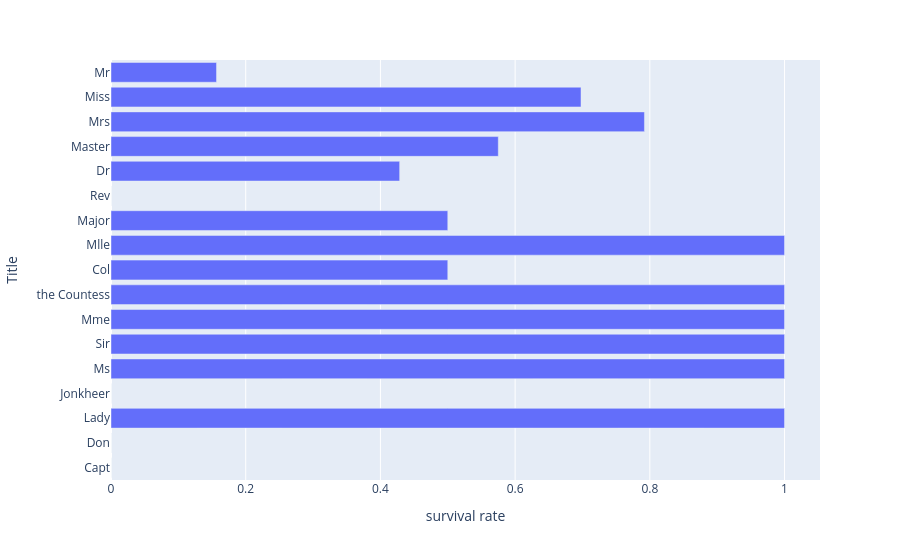

Notebook code for this chart:
### Code cell
fig = px.bar(rate.sort_values('size').reset_index(), x='mean', y='Title', orientation='h',
             hover_data=['size'], labels={'mean': 'survival rate'})
fig.show()

### Figure 1 — Plotly figure (JSON) as saved in the notebook; plotly's stock layout.template omitted (floating-point values rounded to 4 significant figures)
{"data": [{"customdata": [[1], [1], [1], [1], [1], [1], [1], [1], [2], [2], [2], [6], [7], [40], [125], [182], [517]], "hovertemplate": "survival rate=%{x}<br>Title=%{y}<br>size=%{customdata[0]}<extra></extra>", "legendgroup": "", "marker": {"color": "#636efa", "pattern": {"shape": ""}}, "name": "", "orientation": "h", "showlegend": false, "textposition": "auto", "type": "bar", "x": [0.0, 0.0, 1.0, 0.0, 1.0, 1.0, 1.0, 1.0, 0.5, 1.0, 0.5, 0.0, 0.4286, 0.575, 0.792, 0.6978, 0.1567], "xaxis": "x", "y": ["Capt", "Don", "Lady", "Jonkheer", "Ms", "Sir", "Mme", "the Countess", "Col", "Mlle", "Major", "Rev", "Dr", "Master", "Mrs", "Miss", "Mr"], "yaxis": "y"}], "layout": {"barmode": "relative", "legend": {"tracegroupgap": 0}, "margin": {"t": 60}, "xaxis": {"anchor": "y", "domain": [0.0, 1.0], "title": {"text": "survival rate"}}, "yaxis": {"anchor": "x", "domain": [0.0, 1.0], "title": {"text": "Title"}}}}
